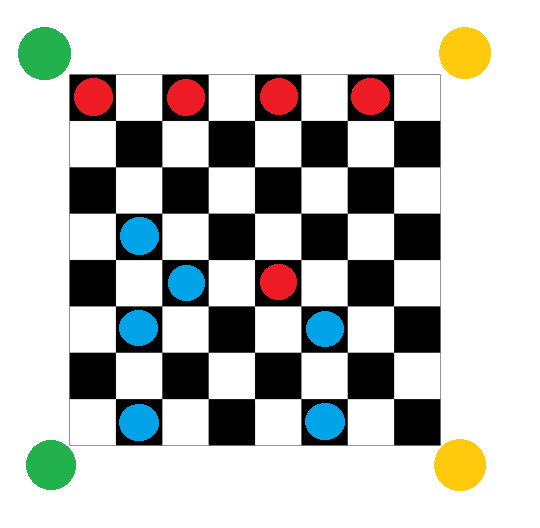
#> input picture my_class/Image/plansza_marker_pionki.png, 540 x 528 px
$ python -i detect.py   (imports and definitions only)   (older library calls are emulated)
#> lines starting #> are read from the running program, lines starting #| are printed output that depends on the picture; after the words box and inside, x2 and y2 are one past the last pixel; in counts of white or black regions, pixels touching at a corner belong together
import cv2
import numpy as np

def DetectBoard():
    # rozdzielczość testowa, myślę że oficjalnie będzie wyższa
    width = 800
    height = 600

    img_input = cv2.imread('Image/plansza_marker_pionki.png')
#> img_input is the input picture: shape (528, 540, 3); mean B, G, R 192.9, 195.4, 194.3
    img = cv2.resize(img_input, (width, height))
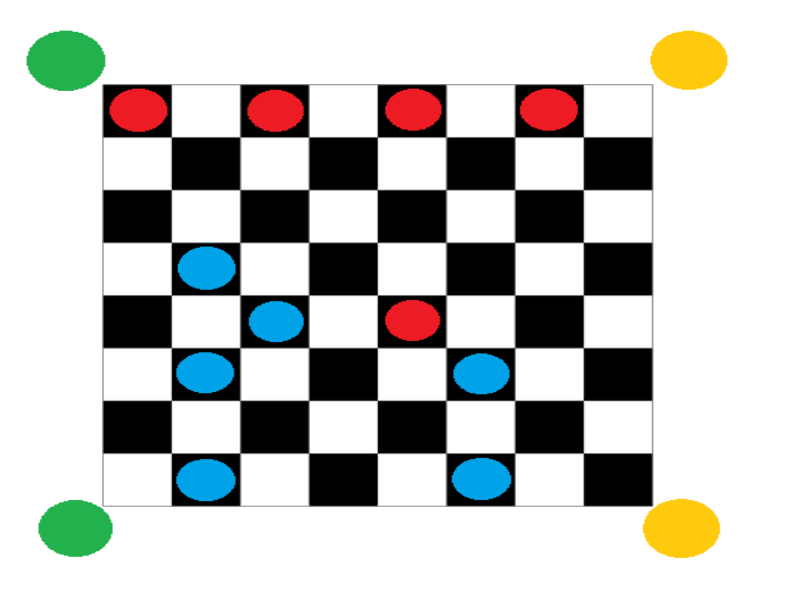
#> img: shape (600, 800, 3); mean B, G, R 192.9, 195.4, 194.3
    # konwersja na HSV
    hsv = cv2.cvtColor(img, cv2.COLOR_BGR2HSV)
#> hsv: shape (600, 800, 3); mean H, S, V 9.3, 18.1, 201.9

    # czułość wykrywania kolorów, większa wartość to większy zakres barw
    sensitivity = 15
    mask_green = cv2.inRange(hsv, (60 - sensitivity, 100, 100), (60 + sensitivity, 255, 255))
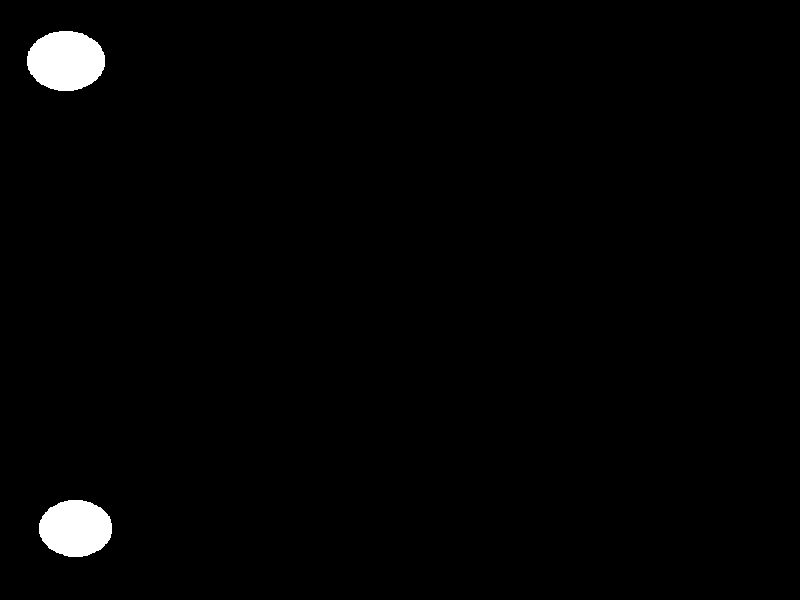
#> mask_green: shape (600, 800); 1.5% white; 2 white regions, box (x1, y1, x2, y2) and area: (27, 31, 105, 91) 3691, (39, 500, 112, 557) 3276
    mask_yellow = cv2.inRange(hsv, (25 - sensitivity, 100, 100), (25 + sensitivity, 255, 255))
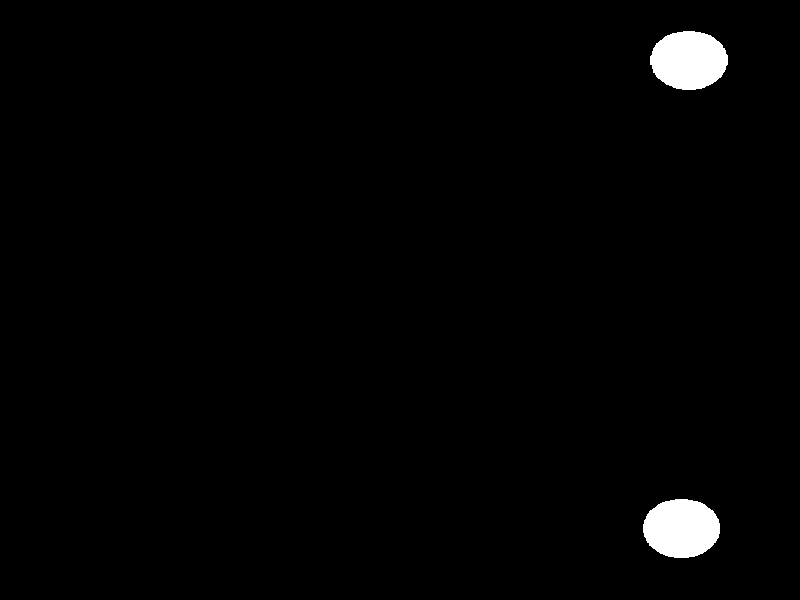
#> mask_yellow: shape (600, 800); 1.5% white; 2 white regions, box (x1, y1, x2, y2) and area: (643, 499, 720, 558) 3598, (650, 31, 728, 90) 3597
    # połączenie masek obu kolorów
    mask = cv2.bitwise_or(mask_green, mask_yellow)
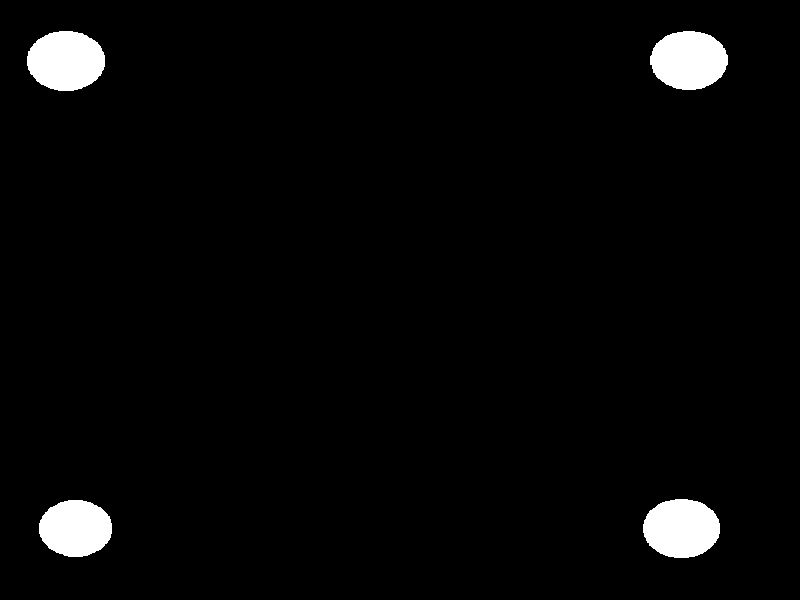
#> mask: shape (600, 800); 3% white; 4 white regions
    # kontury
    img2, contours, hierarchy = cv2.findContours(mask, cv2.RETR_EXTERNAL, cv2.CHAIN_APPROX_SIMPLE)
#> contours = 4 contours; box (x1, y1, x2, y2) and area: (27, 31, 105, 91) 3590, (643, 499, 720, 558) 3498, (650, 31, 728, 90) 3497, (39, 500, 112, 557) 3182

    # momenty, czyli okreslenie punktów centralnych konturów
    M0 = cv2.moments(contours[3])
#> M0 = moments, m00 3589.5, centre m10/m00, m01/m00 = (65.55, 60.45)
    M1 = cv2.moments(contours[1])
#> M1 = moments, m00 3498.5, centre m10/m00, m01/m00 = (681.1, 528)
    M2 = cv2.moments(contours[2])
#> M2 = moments, m00 3497, centre m10/m00, m01/m00 = (688.5, 59.88)
    M3 = cv2.moments(contours[0])
#> M3 = moments, m00 3181.5, centre m10/m00, m01/m00 = (75.18, 528)

    pts1 = np.float32(
        [[int(M0['m10'] / M0['m00']), int(M0['m01'] / M0['m00'])],
         [int(M2['m10'] / M2['m00']), (M2['m01'] / M2['m00'])],
         [int(M3['m10'] / M3['m00']), (M3['m01'] / M3['m00'])], [int(M1['m10'] / M1['m00']), (M1['m01'] / M1['m00'])]])
#> pts1 = [[65, 60], [688, 59.88], [75, 528], [681, 528]]

    pts2 = np.float32([[0, 0], [width, 0], [0, height], [width, height]])

    # ustawienie perspektywy na planszę
    M = cv2.getPerspectiveTransform(pts1, pts2)
#> M = [[1.28, -0.0274, -81.57], [0.000242, 1.24, -74.59], [5.35e-07, -5.81e-05, 1]]
    warp = cv2.warpPerspective(img, M, (width, height))
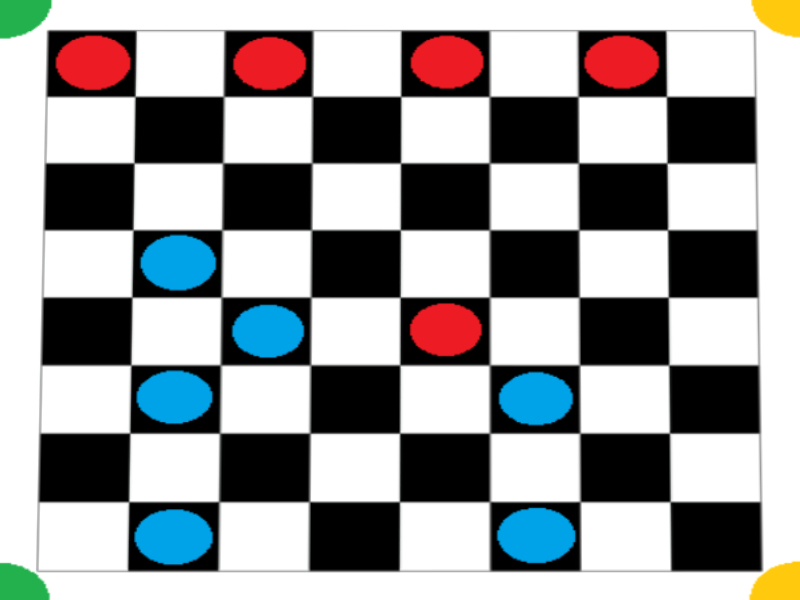
#> warp: shape (600, 800, 3); mean B, G, R 159.2, 158, 157.5

    # wycięcie brzegów niebędących planszą
    verticalOffset = 27
    horizontalOffset = 43
    board = warp[verticalOffset:height - verticalOffset, horizontalOffset:width - horizontalOffset]
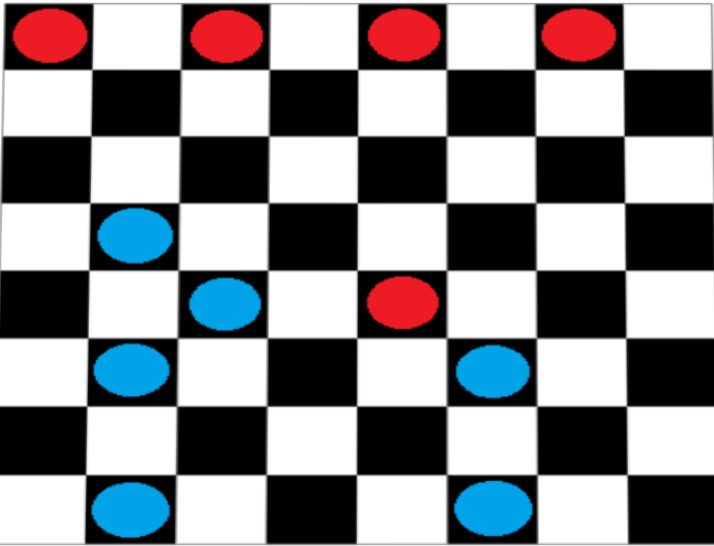
#> board: shape (546, 714, 3); mean B, G, R 141.1, 137.3, 137.5

    # ustalenie docelowych wymiarów planszy
    boardHeight, boardWidth, boardChannels = board.shape
#> boardHeight = 546; boardWidth = 714; boardChannels = 3
    # rozmiar pojedynczego bloku
    stepH = int(boardHeight / 8)
#> stepH = 68
    stepW = int(boardWidth / 8)
#> stepW = 89

    board_blocks = []

    for i in range(0, 8):
        for j in range(0, 8):
            board_blocks.append(board[i * stepH:i * stepH + stepH, j * stepW:j * stepW + stepW])
#> after the loop, board_blocks = 64 items

    # [8 lines of commented-out code are left out]
    finalList = []

    for b in board_blocks:
        b_cvt = cv2.cvtColor(b, cv2.COLOR_BGR2HSV)
        h, w, c = b.shape
        color = b_cvt[int(h / 2), int(w / 2)]
        if 170 < color[0] < 190:
            #print('red')
            finalList.append(1)
        elif 90 < color[0] < 110:
            #print('blue')
            finalList.append(2)
        else:
            #print('blank')
            finalList.append(0)
#> this loop made 64 passes
#> color on passes 1 to 12: [179, 225, 237], [0, 0, 255], [179, 225, 237], [0, 0, 255], [179, 225, 237], [0, 0, 255], [179, 225, 237], [0, 0, 255], [0, 0, 255], [0, 0, 0], [0, 0, 255], [0, 0, 0]
#> after the loop, finalList = 64 values, max 2 at index 25, min 0 at index 1, mean 0.266

    return finalList

>>> result = DetectBoard()
#> result has the same summary as finalList in DetectBoard
